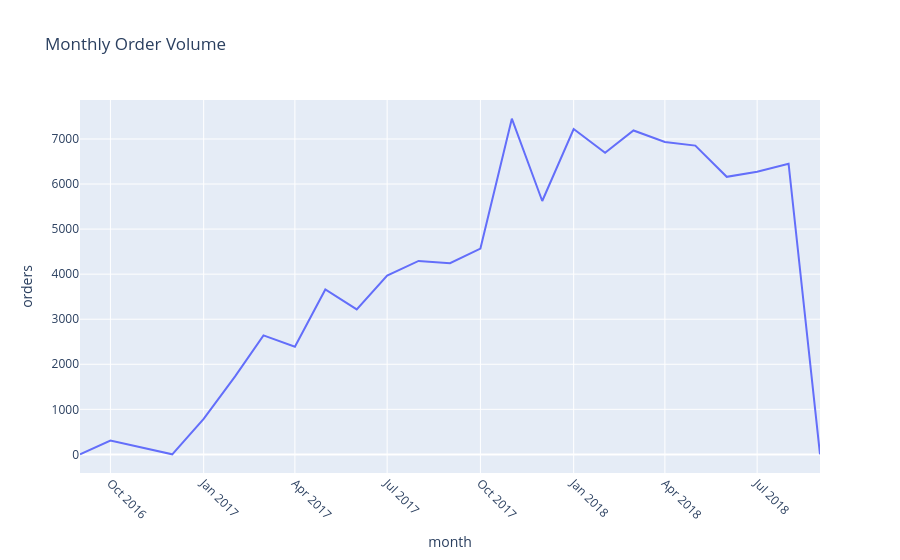

Source (notebook cell):
### Code cell
monthly = df.groupby("order_month")["order_id"].nunique().reset_index()
monthly.columns = ["month", "orders"]
monthly["month"] = monthly["month"].astype(str) # Plotly cannot JSON-serialize Period objects, cast to string before plotting

fig_monthly_volume = px.line(
    monthly, x="month", y="orders",
    title="Monthly Order Volume"
)
fig_monthly_volume.update_xaxes(tickangle=45)
fig_monthly_volume.show()

### Figure 1 — Plotly figure (JSON) as saved in the notebook; plotly's stock layout.template omitted (floating-point values rounded to 4 significant figures)
{"data": [{"hovertemplate": "month=%{x}<br>orders=%{y}<extra></extra>", "legendgroup": "", "line": {"color": "#636efa", "dash": "solid"}, "marker": {"symbol": "circle"}, "mode": "lines", "name": "", "orientation": "v", "showlegend": false, "type": "scatter", "x": ["2016-09", "2016-10", "2016-12", "2017-01", "2017-02", "2017-03", "2017-04", "2017-05", "2017-06", "2017-07", "2017-08", "2017-09", "2017-10", "2017-11", "2017-12", "2018-01", "2018-02", "2018-03", "2018-04", "2018-05", "2018-06", "2018-07", "2018-08", "2018-09"], "xaxis": "x", "y": [3, 308, 1, 789, 1733, 2641, 2391, 3660, 3217, 3969, 4293, 4243, 4568, 7451, 5624, 7220, 6694, 7188, 6934, 6853, 6160, 6273, 6452, 1], "yaxis": "y"}], "layout": {"legend": {"tracegroupgap": 0}, "title": {"text": "Monthly Order Volume"}, "xaxis": {"anchor": "y", "domain": [0, 1], "tickangle": 45, "title": {"text": "month"}}, "yaxis": {"anchor": "x", "domain": [0, 1], "title": {"text": "orders"}}}}
